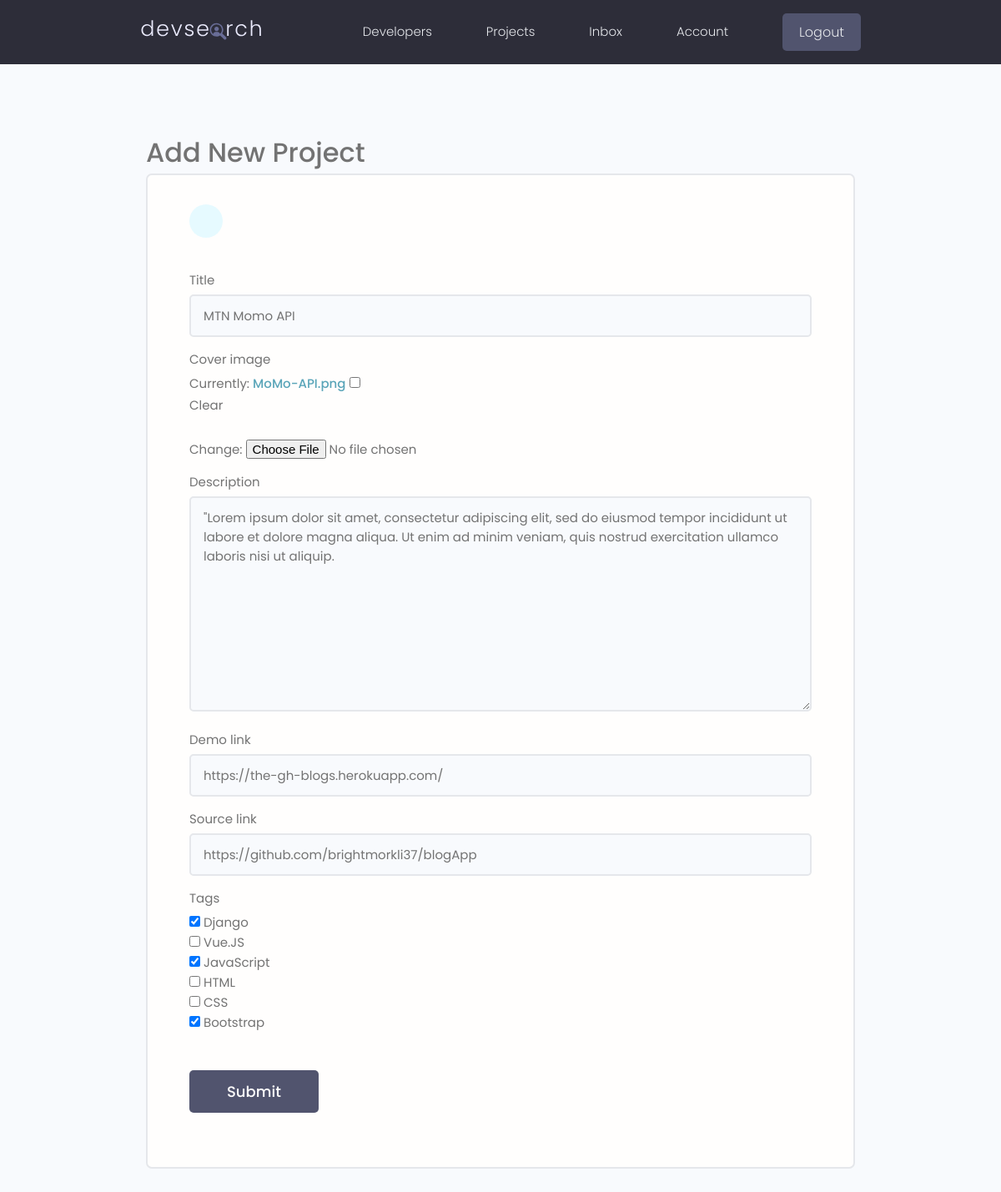
Page /projects/projects/update_project/a4242a841b474c3da733c65dbc3eb575/ (signed in) on the committed database.
### projects/models.py (models this page shows, shortened)
class Project(models.Model):
    id = models.UUIDField(
        default=uuid.uuid4, unique=True,
        primary_key=True, editable=False
    )
    owner = models.ForeignKey(Profile, on_delete=models.SET_NULL, null=True, blank=True)
    title = models.CharField(max_length=100)
    cover_image = models.ImageField(null=True, blank=True, default='default.jpg')
    description = models.TextField(blank=True, null=True)
    demo_link = models.CharField(max_length=2000, null=True, blank=True)
    source_link = models.CharField(max_length=2000, null=True, blank=True)
    tags = models.ManyToManyField('Tag', blank=True)
    vote_total = models.IntegerField(default=0, blank=True, null=True)
    vote_ratio = models.IntegerField(default=0, blank=True, null=True)
    created = models.DateTimeField(auto_now_add=True)

### projects/views.py (the view, shortened to what this page needs)
# urls.py: path('projects/update_project/<str:pk>/', views.update_project, name='update-project'),
@login_required(login_url='login')
def update_project(request, pk):
    profile = request.user.profile
    project = profile.project_set.get(pk=pk)
    form = ProjectForm(instance=project)
    template_name = 'projects/project_form.html'
    context = {'form': form}
    return render (request, template_name, context)

### projects/forms.py
class ProjectForm(ModelForm):
    class Meta:
        model = Project
        exclude = ('id', 'owner', 'vote_total', 'vote_ratio', 'created')
        widgets = {
            'tags': forms.CheckboxSelectMultiple()
        }
    def __init__(self, *args, **kwargs):
        super().__init__(*args, **kwargs)
        for name, field in self.fields.items():
            field.widget.attrs.update(
                {'class': 'input'}
            )

### projects/models.py (called while the page is built)
    def __str__(self) -> str:
        return self.name

### projects/templates/projects/project_form.html (shortened to what this page needs)
{% extends 'main.html' %}
{% block content %}
<main class="formPage my-xl">
    <div class="content-box">
        <h3>Add New Project</h3>
        <div class="formWrapper">
            <a class="backButton" href="{% url 'projects' %}"></a>
            <br>
            <form class="form" method="POST" enctype="multipart/form-data">
                {% for field in form %}
                <div class="form__field">
                    <label for="formInput#text">{{field.label}}</label>
                    {{field}}
                </div>
                {% endfor %}
                <input class="btn btn--sub btn--lg  my-md" type="submit" value="Submit" />
            </form>
        </div>
    </div>
</main>
{% endblock %}

### static/styles/app.css (style rules this page uses)
:root { --color-sub: #2d2d39; }
.btn--sub { background-color: var(--color-sub-light); }
.content-box { width: 95%; max-width: 85rem; margin: 0 auto; }
.backButton { background: var(--color-main-light); color: var(--color-main); width: 4rem; height: 4rem; display: flex; align-items: center; justify-content: center; border-radius: 50%; }
.formPage .formWrapper { list-style: none; background: var(--color-white); padding: 3.5rem 5rem; border: 2px solid var(--color-light); border-radius: 0.7rem; }

### static/uikit/styles/modules/_variables.css (style rules this page uses)
:root { --color-main: #5aa5b9; --color-main-light: #e6faff; --color-sub: #3f4156; --color-sub-light: #51546e; --color-sub-lighter: #ededfd; --color-text: #737373; --color-gray: #8b8b8b; --color-light: #e5e7eb; --color-light-gray: #767676; --color-bg: #f8fafd; --color-white: #fffefd; --color-white-light: #f3f3f3; --color-success: #359e64; --color-success-bg: #def8e8; --color-error: #fc4b0b; --color-error-bg: #fff2ee; --font-base: 'Poppins', arial, helvetica, 'Segoe UI', roboto, ubuntu, sans-serif; --font-monospace: 'Fira Code', 'Courier New', courier, monospace; --font-regular: 300; --font-medium: 500; --font-bold: 700; --generic-shadow: 1px 1px 5px #00000010; --generic-transition: all 0.3s ease-in-out; }

### static/uikit/styles/modules/_base.css (style rules this page uses)
* { margin: 0; padding: 0; box-sizing: border-box; text-rendering: optimizeLegibility; color: inherit; font-size: inherit; }
html { font-size: 50%; }
@media only screen and (min-width: 480px) { html { font-size: 56.25%; } }
@media only screen and (min-width: 1200px) { html { font-size: 62.5%; } }
body { line-height: 1.6; font-weight: 400; font-size: 1.5rem; color: var(--color-text); background-color: var(--color-bg); min-height: 100vh; }

### static/uikit/styles/modules/_typography.css (style rules this page uses)
* { font-family: var(--font-base); }
h3 { font-size: 3.2rem; font-weight: var(--font-medium); }
a { padding-bottom: 2px; text-decoration: none; display: inline-block; color: var(--color-main); font-weight: var(--font-medium); }

### static/uikit/styles/modules/_utilities.css (style rules this page uses)
.my-md { margin: 3rem auto; }
.my-xl { margin: 8rem auto; }

### static/uikit/styles/modules/_button.css (style rules this page uses)
.btn { display: inline-block; position: relative; cursor: pointer; background-color: var(--color-light); font-weight: var(--font-medium); color: var(--color-sub); text-decoration: none; padding: 1rem 2rem; border-radius: 0.5rem; border: none; width: -webkit-fit-content; width: -moz-fit-content; width: fit-content; height: -webkit-fit-content; height: -moz-fit-content; height: fit-content; font-size: 1.6rem; outline-width: 0; outline-color: transparent; -webkit-backface-visibility: hidden; backface-visibility: hidden; transition: all 0.3s ease-in-out; }
.btn--sub { background-color: var(--color-sub); color: var(--color-white); }
.btn--lg { font-size: 1.8rem; padding: 1.2rem 4.5rem; }

### static/uikit/styles/modules/_form.css (style rules this page uses)
.form { display: block; }
.form__field { margin-top: 1.5rem; margin-bottom: 1.5rem; }
.form__label, .form__field > label { display: block; margin-bottom: 0.5rem; color: var(--color-text); }
input.input[type='text'], input.input[type='email'], input.input[type='password'], input.input[type='number'], select.input, textarea.input { min-width: 24rem; width: 100%; padding: 1.2rem 1.5rem; border-radius: 0.5rem; border: 2px solid var(--color-light); transition: all 0.3s ease-in-out; background-color: var(--color-bg); }

### rows in the picture
Project: form "MTN Momo API" "\"Lorem ipsum dolor sit amet, consectetur adipiscing elit, sed do eiusmod tempor incididunt ut labore et dolore magna aliqua. Ut enim ad minim veniam, quis nostrud exercitation ullamco laboris nisi ut aliquip." "https://the-gh-blogs.herokuapp.com/" "https://github.com/brightmorkli37/blogApp"

### other values in the picture
{{ field.label }} "Title" "Cover image" "Description" "Demo link" "Source link" "Tags"
